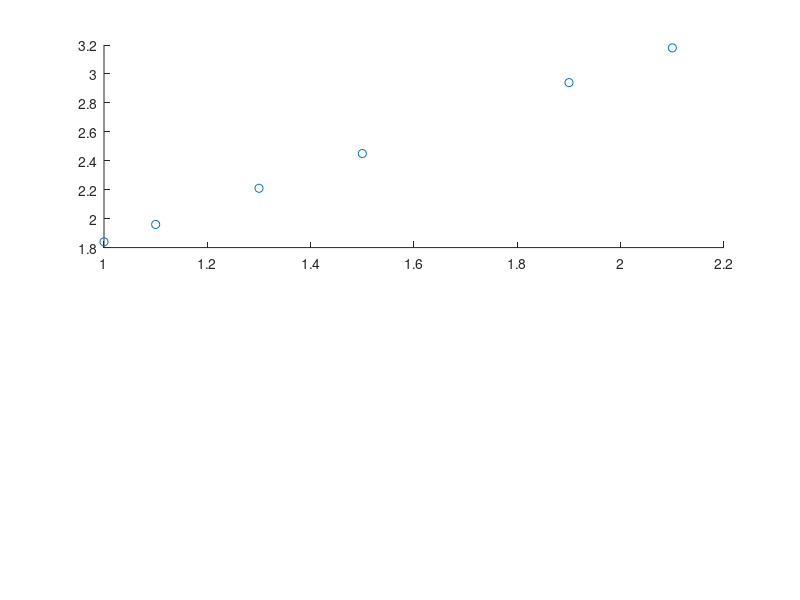

Recreate this plot in MATLAB. (Note: this script raises an error after producing the figure.)
#!/usr/bin/octave
# Created by Hershal Bhave on 2/08/13
# For M368K HW3, § 8.1 Number 4
# Written in GNU Octave

x=[1 1.1 1.3 1.5 1.9 2.1]';
y=[1.84 1.96 2.21 2.45 2.94 3.18]';

figure;

subplot(2,1,1);
hold on;
plot(x,y,"o");

a=lsq(x,y,2)';
h=x(1):.01:x(length(x));

plot(h,polyval(flipud(a'),h));
hold off;
title("8.1 Number 4: Data Points and LS Poly");
legend("Data Points","LS Poly","location","northwest");
xlabel("x");
ylabel("y");


subplot(2,1,2);
for i=1:length(x)
  e(i)=sum((y(i)-polyval(flipud(a),x(i)))^2);
endfor
plot(x,e,"o-");
title("8.1 Number 4: Error in LS Poly");
legend("Error E","location","northwest");
xlabel("x");
ylabel("Error");
